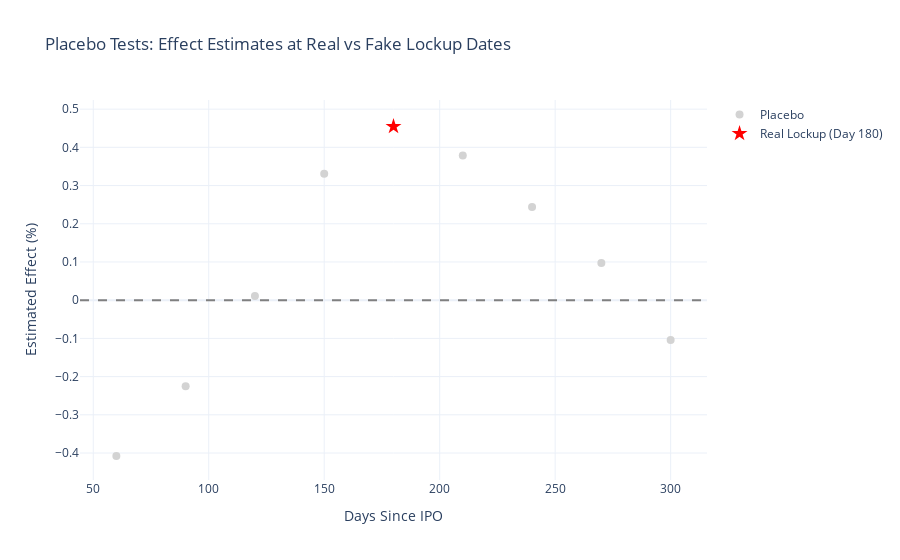

Notebook source saved alongside this figure:
### Markdown cell above
## 7. Placebo Analysis Interpretation

The placebo tests from Notebook 03 showed significant effects at fake lockup dates. Let's investigate why.

### Code cell
# Test multiple placebo dates
placebo_days = list(range(60, 301, 30))
placebo_results = []

for day in placebo_days:
    df_temp = df_clean.copy()
    df_temp['Post_Lockup'] = (df_temp['Days_Since_IPO'] > day).astype(int)
    
    result = twfe.estimate(df_temp)
    placebo_results.append({
        'day': day,
        'coefficient': result.coefficient,
        'p_value': result.p_value,
        'is_real': day == 180
    })

df_placebo = pd.DataFrame(placebo_results)

# Visualize
fig = go.Figure()

real = df_placebo[df_placebo['is_real']]
fake = df_placebo[~df_placebo['is_real']]

fig.add_trace(go.Scatter(
    x=fake['day'],
    y=fake['coefficient'],
    mode='markers',
    name='Placebo',
    marker=dict(size=8, color='lightgray')
))

fig.add_trace(go.Scatter(
    x=real['day'],
    y=real['coefficient'],
    mode='markers',
    name='Real Lockup (Day 180)',
    marker=dict(size=12, color='red', symbol='star')
))

fig.add_hline(y=0, line_dash="dash", line_color="gray")

fig.update_layout(
    title='Placebo Tests: Effect Estimates at Real vs Fake Lockup Dates',
    xaxis_title='Days Since IPO',
    yaxis_title='Estimated Effect (%)',
    template='plotly_white'
)
fig.show()
fig.write_image(f"{fig_output_dir}/08_placebo_multiple_dates.png", scale=2)

print("\nInterpretation:")
sig_placebos = (fake['p_value'] < 0.05).sum()
print(f"Significant placebo effects: {sig_placebos} out of {len(fake)}")
print(f"\nThis suggests the effect may reflect:")
print(f"1. General IPO lifecycle dynamics (prices evolve over first year)")
print(f"2. Gradual information incorporation rather than discrete shock")
print(f"3. Survivorship effects (weak IPOs exit before lockup)")
print(f"\nCausal interpretation should be cautious.")

### Figure 1 — Plotly figure (JSON) as saved in the notebook; plotly's stock layout.template omitted (floating-point values rounded to 4 significant figures)
{"data": [{"marker": {"color": "lightgray", "size": 8}, "mode": "markers", "name": "Placebo", "type": "scatter", "x": [60, 90, 120, 150, 210, 240, 270, 300], "y": [-0.4078, -0.2253, 0.01107, 0.3312, 0.3784, 0.244, 0.09749, -0.1045]}, {"marker": {"color": "red", "size": 12, "symbol": "star"}, "mode": "markers", "name": "Real Lockup (Day 180)", "type": "scatter", "x": [180], "y": [0.4545]}], "layout": {"shapes": [{"line": {"color": "gray", "dash": "dash"}, "type": "line", "x0": 0, "x1": 1, "xref": "x domain", "y0": 0, "y1": 0, "yref": "y"}], "title": {"text": "Placebo Tests: Effect Estimates at Real vs Fake Lockup Dates"}, "xaxis": {"title": {"text": "Days Since IPO"}}, "yaxis": {"title": {"text": "Estimated Effect (%)"}}}}
